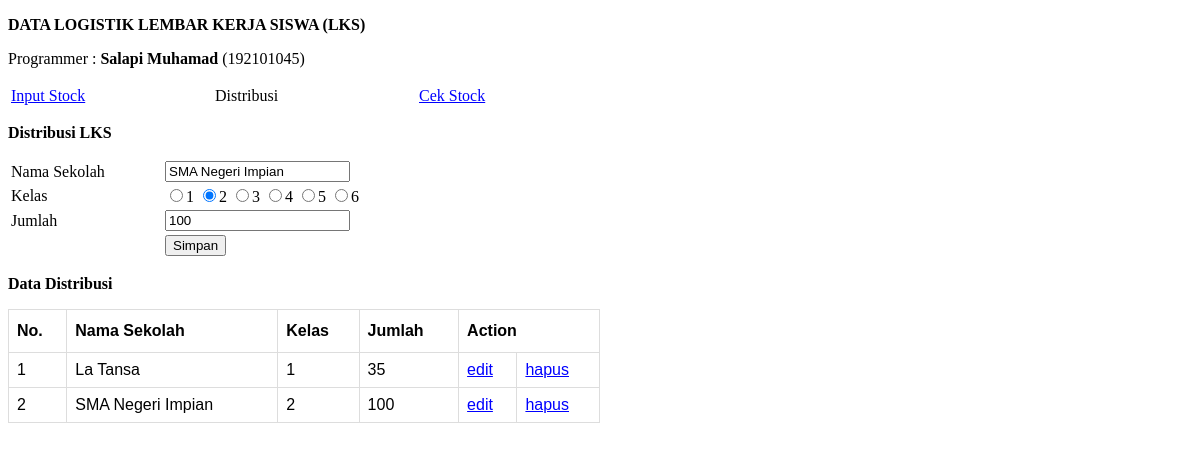
The page /distribusi.php?edit=2 on the database its author committed.
### tables this page shows
CREATE TABLE `distribusi` (
  `id` int(11) NOT NULL AUTO_INCREMENT,
  `sekolah` varchar(200) DEFAULT NULL,
  `kelas` char(1) DEFAULT NULL,
  `jumlah` int(11) DEFAULT NULL,
  PRIMARY KEY (`id`)
);

### distribusi.php (the view, shortened to what this page needs)
<?php include "database.php"; ?>
<!DOCTYPE html>
<html lang="en">
<head>
</head>
<body>
    <p><strong>DATA LOGISTIK LEMBAR KERJA SISWA (LKS)</strong></p>
    <p>Programmer : <strong>Salapi Muhamad</strong> (192101045)</p>
    <table>
        <tr>
            <td style="width: 200px;"><a href="index.php">Input Stock</a></td>
            <td style="width: 200px;"><a>Distribusi</a></td>
            <td><a href="cekstok.php">Cek Stock</a></td>
        </tr>
    </table>
    <p><strong>Distribusi LKS</strong></p>
    <?php
    if(isset($_GET['edit'])){
        $id = $_GET['edit'];
        $sql = "select * from distribusi where id='$id'";
        $query = mysqli_query($db, $sql);
        $row = mysqli_fetch_assoc($query);
    }
    ?>
    <form action="distribusi.php" method="POST">
        <table>
            <tr>
                <td>Nama Sekolah</td>
                <td>
                    <input type="text" name="sekolah" id="sekolah" min="1" value="<?=$row['sekolah'] ?? '';?>" required>
                </td>
            </tr>
            <tr>
                <td style="width: 150px;">Kelas</td>
                <td>
                    <?php for($i = 1; $i <= 6; $i++) : ?>
                    <input type="radio" name="kelas" id="kelas" value="<?=$i;?>"
                            <?php if(isset($_GET['edit'])){ ?>
                            <?php if($i == $row['kelas']) : ?> checked <?php endif; ?>
                            <?php }else{ ?>
                            <?php if($i == 1) echo "checked"; ?>
                            <?php } ?>
                    ><?=$i;?>
                    <?php endfor; ?>
                </td>
            </tr>
            <tr>
                <td>Jumlah</td>
                <td>
                    <input type="number" name="jumlah" id="jumlah" min="1" value="<?=$row['jumlah'] ?? '';?>" required>
                </td>
            </tr>
            <tr>
                <td>&nbsp;</td>
                <td>
                    <?php if(isset($_GET['edit'])){ ?>
                    <input type="submit" name="edit" id="edit" value="Simpan">
                    <?php }else{ ?>
                    <input type="submit" name="submit" id="submit" value="Simpan">
                    <?php } ?>
                </td>
            </tr>
        </table>
    </form>
    <p><strong>Data Distribusi</strong></p>
    <table  id="customers">
        <tr>
            <th>No.</th>
            <th>Nama Sekolah</th>
            <th>Kelas</th>
            <th>Jumlah</th>
            <th colspan="2">Action</th>
        </tr>
        <?php
        $sql = "select * from distribusi where jumlah > 0";
        $query = mysqli_query($db, $sql);
        $i = 1;
        while($row = mysqli_fetch_assoc($query)) :
        ?>
        <tr>
            <td><?=$i++;?></td>
            <td><?=$row['sekolah'];?></td>
            <td><?=$row['kelas'];?></td>
            <td><?=number_format($row['jumlah'], 0, ',', '.');?></td>
            <td><a href="distribusi.php?edit=<?=$row['id'];?>">edit</a></td>
            <td><a href="distribusi.php?delete=<?=$row['id'];?>" onclick="return confirm('Anda yakin ingin menghapus ini?')">hapus</a></td>
        </tr>
        <?php endwhile; ?>
    </table>
</body>
</html>

### distribusi.php (style rules this page uses)
a:link { color: blue; }
#customers { font-family: Arial, Helvetica, sans-serif; border-collapse: collapse; width: 50%; }
#customers td, #customers th { border: 1px solid #ddd; padding: 8px; }
#customers th { padding-top: 12px; padding-bottom: 12px; text-align: left; color: black; }

### rows shown on the page
distribusi: sekolah "SMA Negeri Impian", kelas "☑", jumlah "100", kelas "2"
distribusi: sekolah "La Tansa", kelas "1", jumlah "35"
